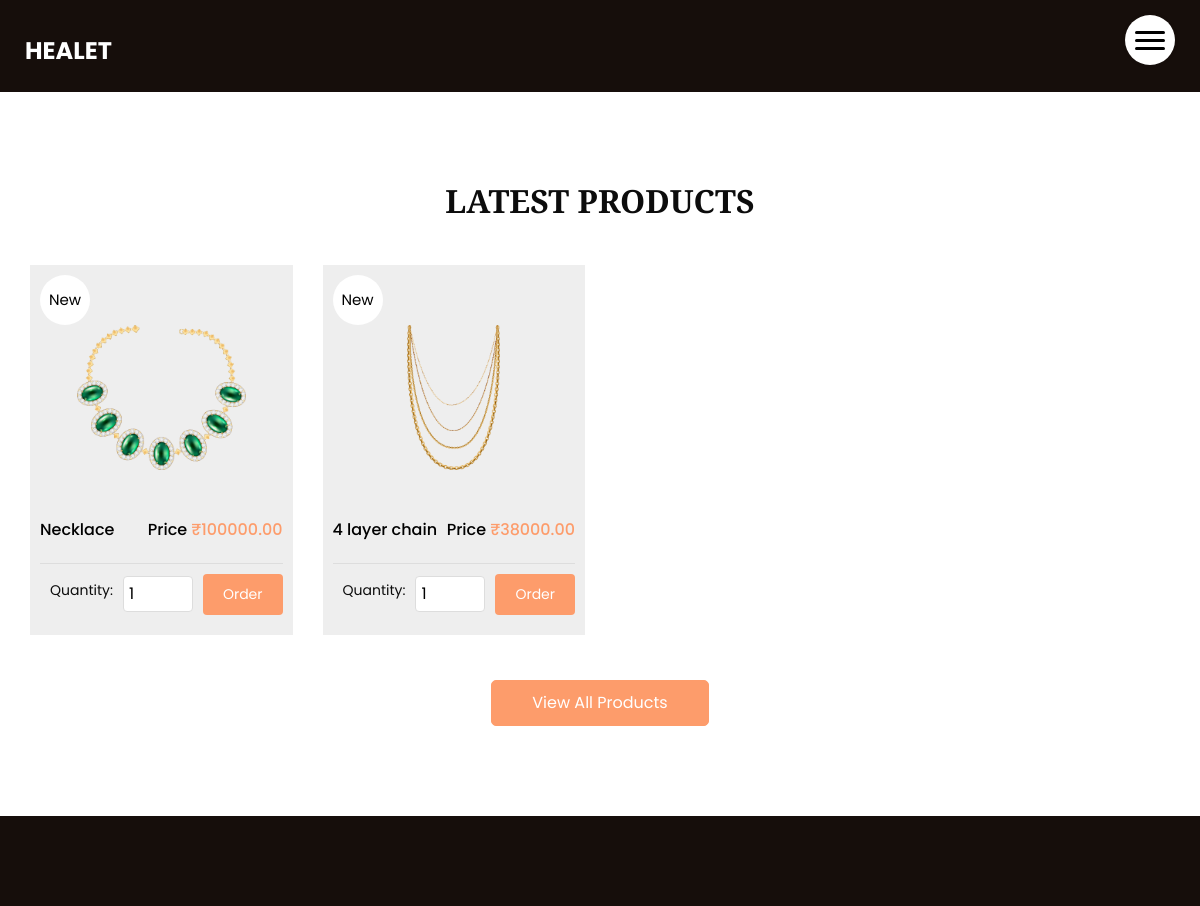
The app's page /shop/ with its own data.
### ecom_app/models.py (models this page shows, shortened)
class Product(models.Model):
    name = models.CharField(max_length=100)
    price = models.DecimalField(max_digits=10, decimal_places=2)
    image = models.ImageField(upload_to='products/')
    description = models.TextField()
    stock=models.PositiveIntegerField(default=1)

### ecom_app/views.py (the view)
# urls.py: path('shop/', views.shop, name='shop'),
def shop(request):
    products = Product.objects.all()
    return render(request, 'shop.html', {'products': products})

### ecom_app/templates/shop.html (shortened to what this page needs)
<!DOCTYPE html>
<html>
{% load static %}
<head>
  <link rel="stylesheet" type="text/css" href="{% static 'css/bootstrap.css' %}" />
  <link href="{% static 'css/font-awesome.min.css' %}" rel="stylesheet" />
  <link href="{% static 'css/style.css' %}" rel="stylesheet" />
  <link href="{% static 'css/responsive.css' %}" rel="stylesheet" />
</head>
<body>
  <header class="header_section innerpage_header">
    <div class="container-fluid">
      <nav class="navbar navbar-expand-lg custom_nav-container">
        <a class="navbar-brand" href="{% url 'home' %}">
          <span>
            Healet
          </span>
        </a>
        <div class="" id="">
          <div class="custom_menu-btn">
            <button onclick="openNav()">
              <span class="s-1"> </span>
              <span class="s-2"> </span>
              <span class="s-3"> </span>
            </button>
          </div>
        </div>
      </nav>
    </div>
  </header>
  <section class="shop_section layout_padding">
    <div class="container">
      <div class="heading_container heading_center">
        <h2>
          Latest Products
        </h2>
      </div>
      <div class="row">
        {% for product in products %}
        <div class="col-sm-6 col-md-4 col-lg-3">
          <div class="box">
            <a href="{% url 'order_product' product.id %}">
              <div class="img-box">
                <img src="{{ product.image.url }}" alt="{{ product.name }}">
              </div>
              <div class="detail-box">
                <h6>
                  {{ product.name }}
                </h6>
                <h6>
                  Price
                  <span>
                    ₹{{ product.price }}
                  </span>
                </h6>
              </div>
              <div class="new">
                <span>
                  New
                </span>
              </div>
            </a>
            <form method="post" action="{% url 'order_product' product.id %}" class="order-form">
              <div class="order-form-container">
                <label for="quantity" class="quantity-label">Quantity:</label>
                <input type="number" id="quantity" name="quantity" value="1" min="1" class="quantity-input">
                <button type="submit" class="order-button">Order</button>
              </div>
            </form>
          </div>
        </div>
        {% endfor %}
      </div>
      <div class="btn-box">
        <a href="">
          View All Products
        </a>
      </div>
    </div>
  </section>
  <section class="info_section layout_padding2">
  </section>
</body>
</html>

### ecom_app/static/css/style.css (style rules this page uses)
body { font-family: "Poppins", sans-serif; color: #0c0c0c; background-color: #ffffff; overflow-x: hidden; }
.layout_padding { padding: 90px 0; }
.layout_padding2 { padding: 45px 0; }
.heading_container { display: flex; flex-direction: column; align-items: flex-start; font-family: "Playfair Display", serif; }
.heading_container h2 { position: relative; font-weight: bold; text-transform: uppercase; margin: 0; }
.heading_container.heading_center { align-items: center; text-align: center; }
h1, h2 { font-family: "Playfair Display", serif; }
.header_section { position: absolute; top: 0; width: 100%; z-index: 9; }
.header_section .container-fluid { padding-right: 25px; padding-left: 25px; }
.header_section.innerpage_header { position: relative; background: linear-gradient(to right, #160e0b, #160e0b); padding: 10px 0; }
.custom_nav-container { padding-left: 0; padding-right: 0; }
.custom_menu-btn { position: fixed; right: 25px; top: 15px; width: 50px; height: 50px; }
.custom_menu-btn::before { content: ""; position: absolute; top: 0; right: 0; width: 100%; height: 100%; background-color: white; box-shadow: 0 0 5px 0 rgba(0, 0, 0, 0.07); z-index: 7; border-radius: 100%; transition: all 0.3s; }
.custom_menu-btn button { width: 50px; height: 50px; outline: none; border: none; border-radius: 100%; display: flex; flex-direction: column; align-items: center; justify-content: center; background-color: transparent; position: relative; z-index: 999; margin: 0; }
.custom_menu-btn button span { display: block; width: 30px; height: 3px; background-color: #000000; margin: 2.5px 0; transition: all 0.3s; border-radius: 15px; }
.custom_menu-btn .s-2 { transition: all 0.1s; }
a, a:hover, a:focus { text-decoration: none; }
.navbar-brand { margin-top: 10px; }
.navbar-brand span { font-size: 24px; font-weight: 700; color: #ffffff; text-transform: uppercase; }
.shop_section .heading_container { margin-bottom: 20px; }
.shop_section .box { background-color: #eeeeee; position: relative; padding: 10px; margin-top: 25px; }
.shop_section .box a { color: #000000; }
.shop_section .box .img-box { display: flex; justify-content: center; align-items: center; padding: 15px 30px; height: 245px; }
.shop_section .box .img-box img { max-width: 100%; max-height: 145px; }
.shop_section .box .detail-box { display: flex; justify-content: space-between; }
.shop_section .box .detail-box h6 span { color: #fd9c6b; }
.shop_section .box .new { width: 50px; height: 50px; position: absolute; top: 10px; left: 10px; background-color: #ffffff; display: flex; justify-content: center; align-items: center; border-radius: 100%; font-size: 15px; }
.shop_section .btn-box { display: flex; justify-content: center; margin-top: 45px; }
.shop_section .btn-box a { display: inline-block; padding: 10px 40px; background-color: #fd9c6b; color: #ffffff; border-radius: 5px; border: 1px solid #fd9c6b; transition: all 0.2s; }
.info_section { background-color: #160e0b; color: #ffffff; }

### ecom_app/static/css/responsive.css (style rules this page uses)
@media (min-width: 1200px) { .container { max-width: 1170px; } }

### ecom_app/templates/shop.html (style rules this page uses)
.order-form { margin-top: 15px; padding: 10px; border-top: 1px solid #ddd; }
.order-form-container { display: flex; align-items: center; justify-content: space-between; }
.quantity-label { margin-right: 10px; font-size: 14px; }
.quantity-input { width: 70px; padding: 5px; margin-right: 10px; border: 1px solid #ddd; border-radius: 4px; }
.order-button { background-color: #fd9c6b; color: #fff; border: none; padding: 10px 20px; border-radius: 4px; cursor: pointer; font-size: 14px; }

### records on screen
Product: image (picture), name "Necklace", price "100000.00"
Product: image (picture), name "4 layer chain", price "38000.00"
